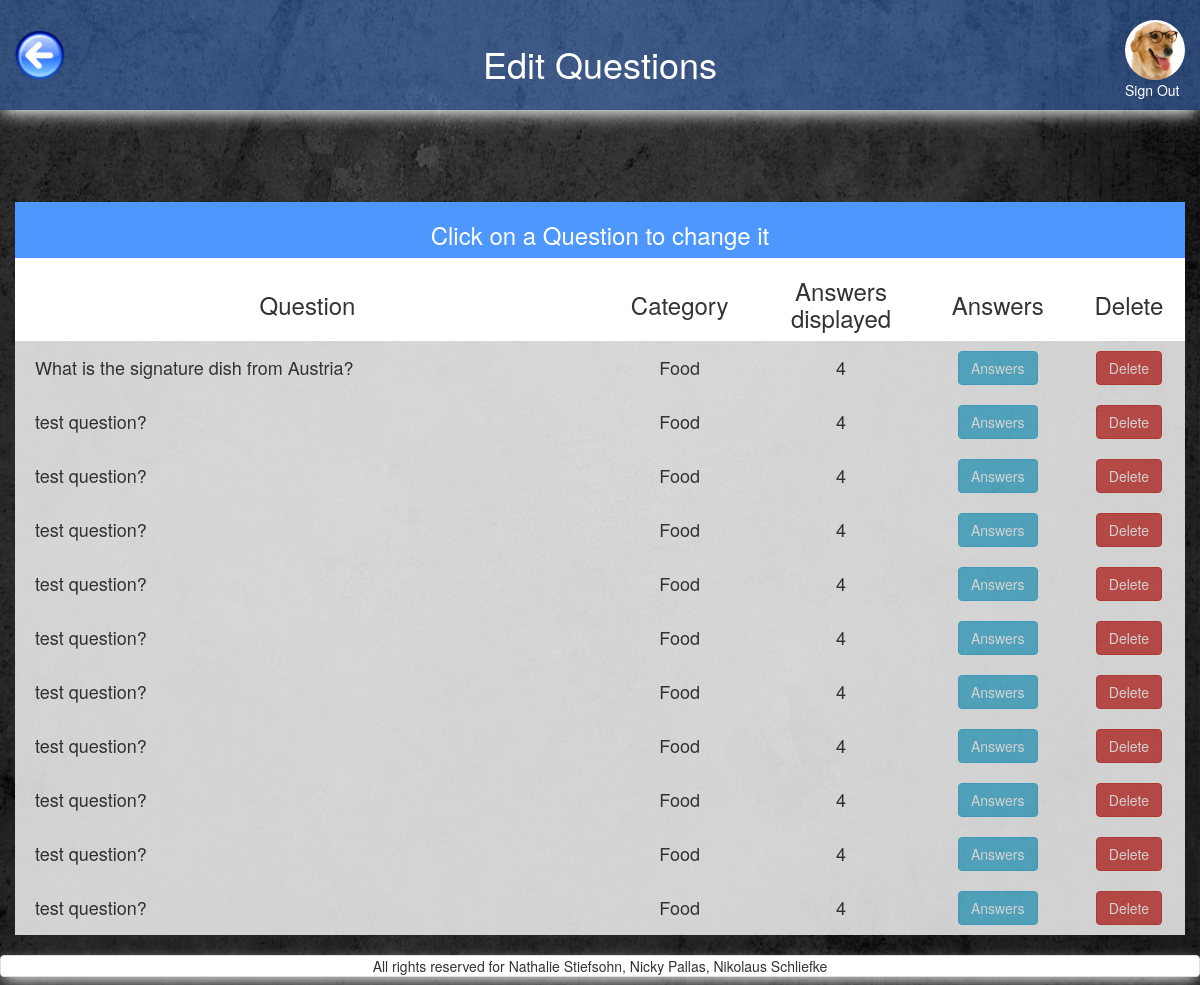
The page /questions_of_category.php?category_selected=6 (signed in) on the database its author committed.
### tables this page shows
CREATE TABLE `users` (
  `id` int(11) NOT NULL,
  `FK_avatars` int(11) NOT NULL,
  `FK_classes` int(11) NOT NULL DEFAULT '1',
  `nickname` varchar(255) NOT NULL,
  `email` varchar(255) NOT NULL,
  `password` varchar(255) NOT NULL,
  `first_name` varchar(255) NOT NULL,
  `family_name` varchar(255) NOT NULL,
  `date_of_birth` date NOT NULL DEFAULT '1993-07-30'
);

CREATE TABLE `avatars` (
  `id` int(11) NOT NULL,
  `location` varchar(255) NOT NULL
);

CREATE TABLE `questions` (
  `id` int(11) NOT NULL,
  `question` varchar(200) NOT NULL,
  `FK_categories` int(11) NOT NULL,
  `id_string` varchar(255) DEFAULT NULL,
  `answers_displayed` int(11) NOT NULL DEFAULT '4'
);

CREATE TABLE `categories` (
  `id` int(11) NOT NULL,
  `category` varchar(13) NOT NULL,
  `image` varchar(255) NOT NULL DEFAULT 'default.png',
  `amount_questions` int(11) NOT NULL DEFAULT '8',
  `tries` int(11) NOT NULL DEFAULT '5',
  `passed_at` decimal(3,2) NOT NULL DEFAULT '0.60'
);

### includes/start_session_admin.php (called while the page is built, shortened)
<?php
	require_once 'dbconnect.php';
$res=mysqli_query($con, "SELECT first_name, family_name, date_of_birth, nickname, users.id AS user_id, avatars.location AS avatar, avatars.id AS avatar_id, email FROM users
 	JOIN avatars ON users.FK_avatars=avatars.id
 	WHERE users.id=".$_SESSION['user']);
	 $userRow=mysqli_fetch_array($res);
	 $user_avatar = $userRow['avatar'];
?>

### query/questions_query.php (called while the page is built)
<?php
$query_all_questions = "
    SELECT
    	questions.id AS question_id,
        question,
        category,
        answers_displayed
    FROM `questions`
    JOIN  categories on categories.id = questions.fk_categories
    WHERE categories.id=".$category_id;
$res_all_questions = mysqli_query($con, $query_all_questions);
?>

### questions_of_category.php (the view, shortened to what this page needs)
<?php
require_once('includes/start_session_admin.php');
?>
<?php
	if(isset($_GET['category_selected'])){
		$category_id=$_GET['category_selected'];
	} else {
		header("Location: admin_all_questions.php");
	  	exit;
	}
 ?>
<!DOCTYPE html>
<html>
<head>
	<?php
require_once('includes/head_tag.php');
	?>
</head>
<body>
<div id="wrap">
  <div id="main" class="container-fluid clear-top">
	<header class="row shadow" id="header">
			<div class="col-xs-3">
				<a href="admin_all_questions.php">
					<img alt="back_button" src="pictures/back_button.png" id="back_button"/>
				</a>
			</div>
			<div class="col-xs-6 white text-center margin-top">
                <h1 class="heading_font">Edit Questions</h1>
            </div>
        <?php
        echo'
            <div class="col-xs-3">
                <a href="logout.php?logout" class="pull-right">
                    <img class="img-circle show_avatar border" src="'.$user_avatar.'" alt="avatar" id="avatar_img"><br>
                    Sign Out
                </a>
            </div>';
        ?>
	</header>
	<div class="row">
		<main class="col-xs-12">
			<section class="row">
				<div class="col-xs-12 text-center margin-top">
					<div class="row">
					<?php
					require 'includes/alert_box.php';
					 ?>
				<div class="col-xs-12 margin-top">
                        <table class="table-hover text-center" >
                            <thead>
                            	<tr id="first_row_table" class="white">
                                	<th colspan="5" class="text-center"><h3>Click on a Question to change it</h3></th>
                                </tr>
                                <tr id="white_background">
                                	<th class="text-center"><h3>Question</h3></th>
                                	<th class="text-center"><h3>Category</h3></th>
                                	<th class="text-center"><h3>Answers<br>displayed</h3></th>
                                    <th class="text-center"><h3>Answers</h3></th>
                                    <th class="text-center"><h3>Delete</h3></th>
                                </tr>
                            </thead>
                            <tbody>
                                 <?php
                        include ('query/questions_query.php');
			                while ($row_all_questions = mysqli_fetch_array($res_all_questions)){
			                    $category = $row_all_questions['category'];
			                    $question_id=$row_all_questions['question_id'];
			                    $question=$row_all_questions['question'];
			                    $answers_displayed=$row_all_questions['answers_displayed'];
                            echo '
								<a href="change_question.php?question_selected='.$question_id.'">
	                                <tr>
	                                    <td class="clickable-row text-left padding-left" data-href="change_question.php?question_selected='.$question_id.'"><h4>'.$question.'</h4></td>
	                                    <td class="clickable-row" data-href="change_question.php?question_selected='.$question_id.'"><h4>'.$category.'</h4></td>
	                                    <td class="clickable-row" data-href="change_question.php?question_selected='.$question_id.'"><h4>'.$answers_displayed.'</h4></td>
	                                    <td><h4><input class="btn btn-info btn-display_games" type="submit" data-href="answers_of_question.php?question_selected='.$question_id.'"  value="Answers"></h4></td>
	                                    <td><h4><input class="btn btn-danger btn-display_games" type="submit" data-href="questions_of_category.php?category_selected='.$category_id.'&question_selected='.$question_id.'"  value="Delete"></h4></td>
	                                </tr>
                                </a>
                                ';
                        }
                        ?>
                            </tbody>
                        </table>
                    </div>
			</section>
		</main>
	</div>
  </div>
</div>
	<?php
require_once('includes/footer.php');
	?>
</body>
</html>

### css/style.css (style rules this page uses)
header h1 { position: relative; }
#avatar_img { margin-top:20px; height: 60px; }
#back_button { margin-top:30px; height: 50px; }
#header { background-color: rgba(77,141,255,0.4); height: 110px; }
#header a:link { color: white; }
body { content: ""; background: url("../pictures/grey_background.jpg"); background-size: 100% 100%; background-repeat: repeat; top: 0; left: 0; bottom: 0; right: 0; position: absolute; z-index: -1; }
.shadow { -webkit-box-shadow: 0px 6px 16px -3px rgba(255,255,255,1); -moz-box-shadow: 0px 6px 16px -3px rgba(255,255,255,1); box-shadow: 0px 6px 16px -3px rgba(255,255,255,1); }
.margin-top { margin-top: 2%; }
table { width: 100%; }
tbody { background-color: white; opacity: 0.8; }
.white { color: white; }
.padding-left { padding-left: 20px; width: 50% }

### includes/head_tag.php (style rules this page uses)
html, body { height: 100%; }
#white_background { background-color: white; opacity: 1 !important; }
#first_row_table { background-color: #4D97FF; }
#wrap { min-height: 100%; }
#main { overflow:auto; padding-bottom:50px; }

### rows shown on the page
users: FK_avatars.location (picture)
questions: question "What is the signature dish from Austria?", FK_categories.category "Food", answers_displayed "4"
questions: question "test question?", FK_categories.category "Food", answers_displayed "4"
questions: question "test question?", FK_categories.category "Food", answers_displayed "4"
questions: question "test question?", FK_categories.category "Food", answers_displayed "4"
questions: question "test question?", FK_categories.category "Food", answers_displayed "4"
questions: question "test question?", FK_categories.category "Food", answers_displayed "4"
questions: question "test question?", FK_categories.category "Food", answers_displayed "4"
questions: question "test question?", FK_categories.category "Food", answers_displayed "4"
questions: question "test question?", FK_categories.category "Food", answers_displayed "4"
questions: question "test question?", FK_categories.category "Food", answers_displayed "4"
questions: question "test question?", FK_categories.category "Food", answers_displayed "4"
